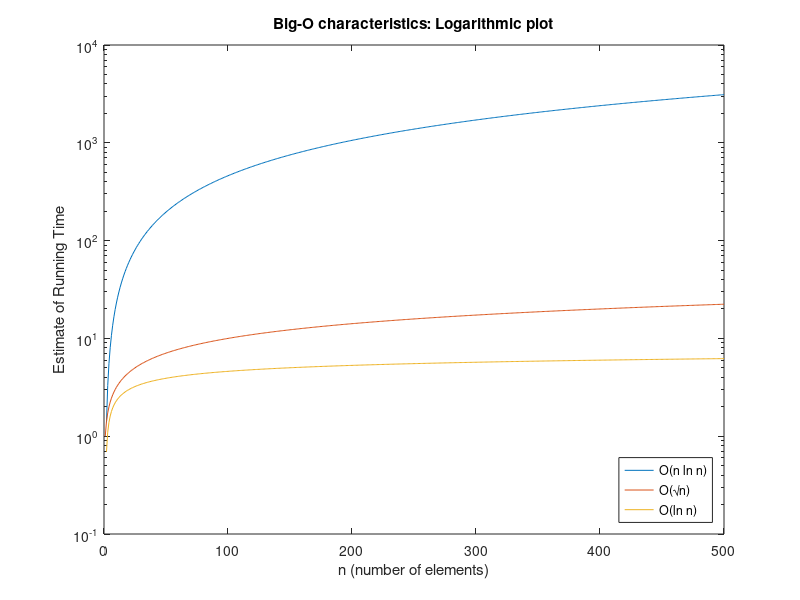

Write the MATLAB code that produced this figure.
clc
clear
close all

%% Declaration of variables
n = 1:500;

%% Visualisatioin
semilogy(n,n.*log(n), n,sqrt(n), n,log(n))
title('Big-O characteristics: Logarithmic plot')
xlabel('n (number of elements)')
ylabel('Estimate of Running Time')
legend('O(n ln n)', 'O(\surdn)', 'O(ln n)', 'location','southeast')